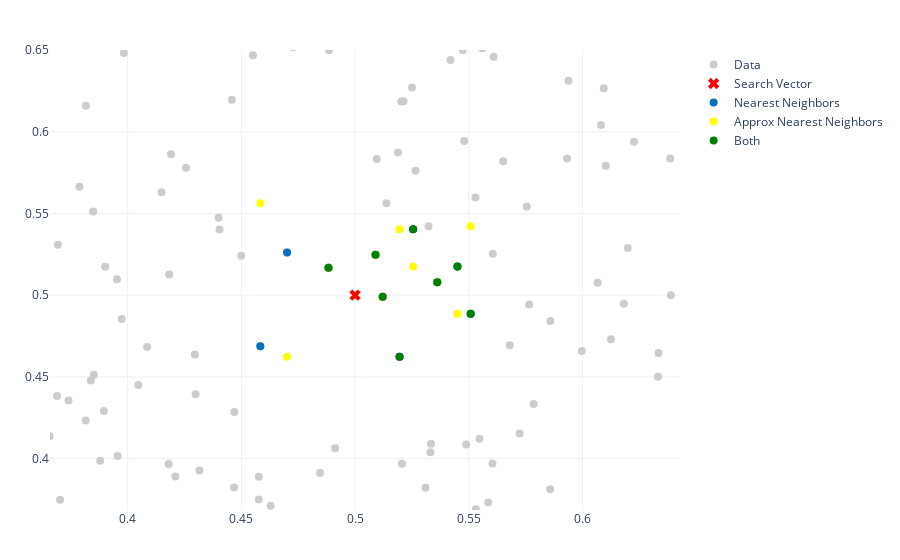

This figure's notebook cell:
### Code cell
zoom_in(ann_fig, common_vectors, search_vector, nn_vectors, ann_vectors)

### Figure 1 — Plotly figure (JSON) as saved in the notebook; plotly's stock layout.template omitted (floating-point values rounded to 4 significant figures; data arrays with more than 128 entries replaced by an {"elided": "..."} marker saying what was removed)
{"data": [{"marker": {"color": "#CCCCCC", "size": 8}, "mode": "markers", "name": "Data", "type": "scatter", "x": {"elided": "1000 float values"}, "y": {"elided": "1000 float values"}}, {"marker": {"color": "red", "size": 10, "symbol": "x"}, "mode": "markers", "name": "Search Vector", "type": "scatter", "x": [0.5], "y": [0.5]}, {"marker": {"color": "#086ec1", "size": 8}, "mode": "markers", "name": "Nearest Neighbors", "type": "scatter", "x": [0.5121, 0.4883, 0.509, 0.5362, 0.4701, 0.5196, 0.5255, 0.545, 0.5508, 0.4583], "y": [0.4991, 0.5168, 0.5247, 0.508, 0.5261, 0.4624, 0.5404, 0.5176, 0.4886, 0.4687]}, {"marker": {"color": "yellow", "size": 8}, "mode": "markers", "name": "Approx Nearest Neighbors", "type": "scatter", "x": [0.5121, 0.4883, 0.509, 0.5362, 0.4701, 0.5196, 0.5255, 0.545, 0.5508, 0.4583], "y": [0.4991, 0.5168, 0.5247, 0.508, 0.4624, 0.5404, 0.5176, 0.4886, 0.5422, 0.5562]}, {"marker": {"color": "green", "size": 8}, "mode": "markers", "name": "Both", "type": "scatter", "x": [0.5362, 0.5508, 0.545, 0.4883, 0.509, 0.5121, 0.5255, 0.5196], "y": [0.508, 0.4886, 0.5176, 0.5168, 0.5247, 0.4991, 0.5404, 0.4624]}], "layout": {"autosize": true, "margin": {"b": 50, "l": 50, "r": 50, "t": 50}, "xaxis": {"range": [0.3658, 0.6434], "type": "linear"}, "yaxis": {"range": [0.3685, 0.6501], "type": "linear"}}}
